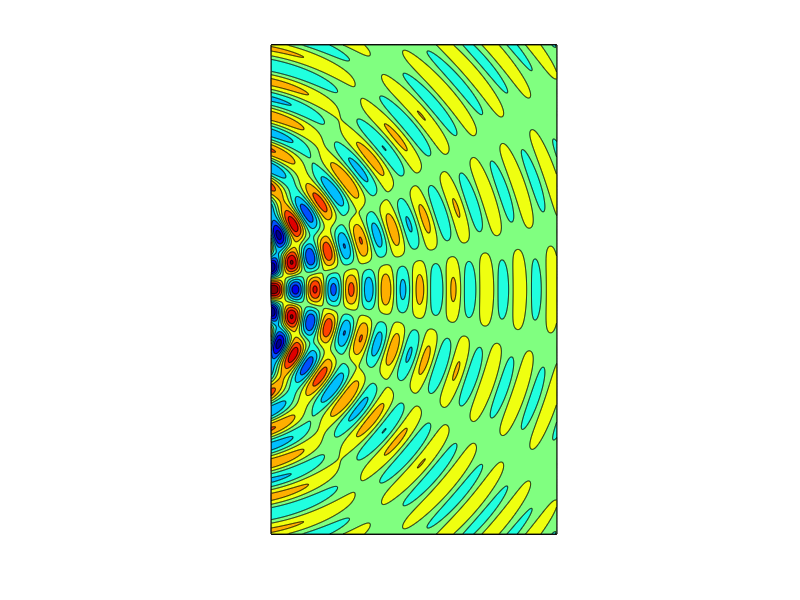

Reproduce this figure in MATLAB. (Note: this script raises an error after producing the figure.)
%  Waves - interference - animation
%  Ian Cooper
%  School of Physics, University of Sydney

clear
close all
clc
tic

nfile = 'interference.m';

% INPUTS --------------------------------------------------------
A = 1;                    % wave amplitude
wL = 4e-3;                   % wavelength
v = 10;                   % speed of wave

xmin = 5e-3;                 % detector dimensions
xmax = 4e-2;
ymin = -3e-2;
ymax = 3e-2;
N = 1000;
Nt = 13*3;
xs = 0;                   % source (slit) positions
ys(1) = 0.6e-2;
ys(2) = -0.6e-2;

% SETUP ---------------------------------------------------------
f = v / wL;              % frequency
w = 2*pi*f;              % angulat frequency
T = 1/f;
k = 2*pi/wL;             % wave number
dt = T/12;
t = 0;
x = linspace(xmin,xmax,N);   % detector positions
y = linspace(ymin,ymax,N);

[xx yy] = meshgrid(x,y);
r1 = sqrt((xx-xs).^2 + (yy-ys(1)).^2);
r2 = sqrt((xx-xs).^2 + (yy-ys(2)).^2);

% CALCULATIONS --------------------------------------------------

psi1 = (A./r1) .* exp((1i*k).*r1);
psi2 = (A./r2) .* exp((1i*k).*r2);

psi = psi1 + psi2;

% figure(1)
% contourf(xx,yy,real(psi));
% shading flat
% colorbar
% axis equal
% axis([xmin xmax ymin ymax])
% colormap jet

figure(2)
set(gcf,'color',[1 1 1]);

contourf(xx,yy,real(psi));
shading flat
colormap(jet)
axis equal
axis off
%caxis([-190, +190]);

M = getframe;
[im,map] = rgb2ind(M.cdata,512,'nodither');  %RGB to indexed images
im(1,1,1,10) = 0;

for c = 1 : Nt
t = t+dt;   
psit = psi .* exp(-1i*w*t);
psit(1,end) = max(max(real(psi)));
psit(1,1) = -max(max(real(psi)));

contourf(xx,yy,real(psit));
%caxis([-200, +200]);
shading flat
axis equal
axis off
%axis([xmin xmax ymin ymax]);
  

drawnow
M = getframe;
im(:,:,1,c) = rgb2ind(M.cdata,map,'nodither');

end

toc


%  SAVE ANIMATED GIF ======================================================
% im - images to be saved
% map - color map for images
% ag_name - file name for animated gif
% DelayTime - time delay in seconds between viewing images
% LoopCount - animated gif will continuously
ag_name = 'ag_interference.gif';
delay = 0;
imwrite(im,map,ag_name,'DelayTime',delay,'LoopCount',inf);
